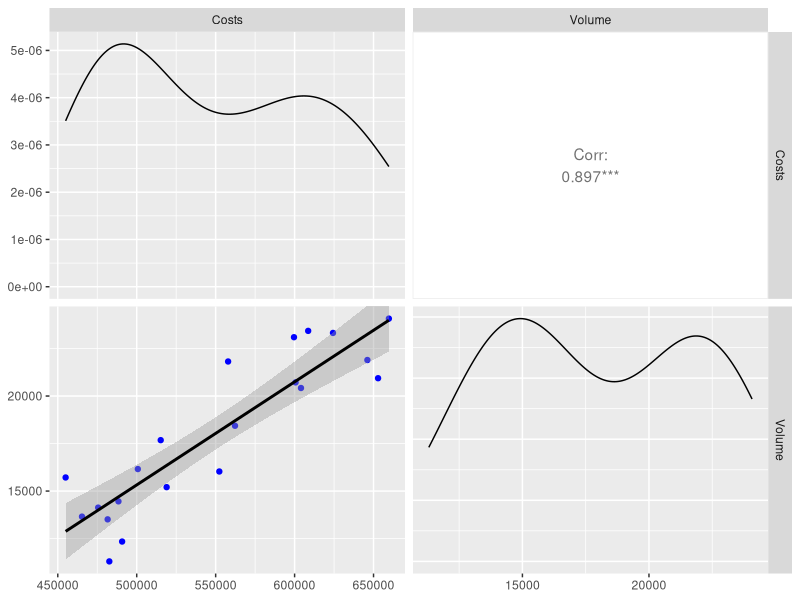
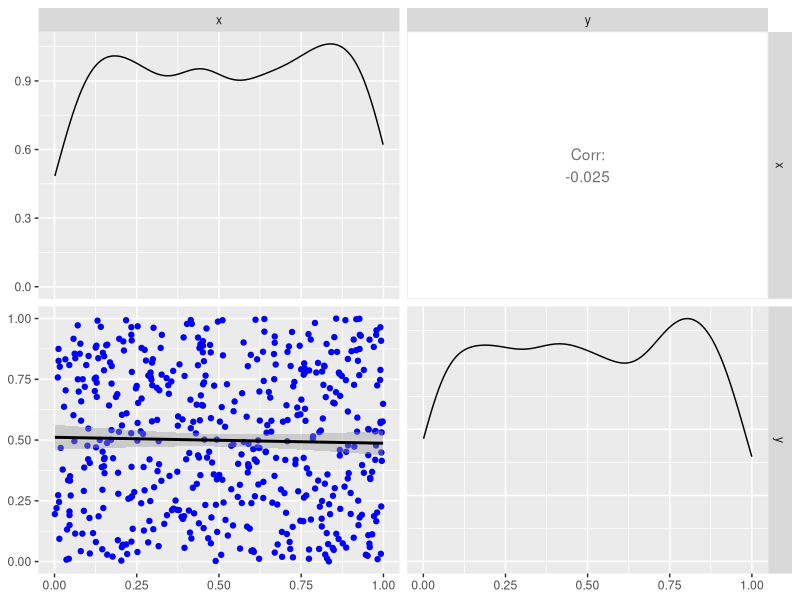
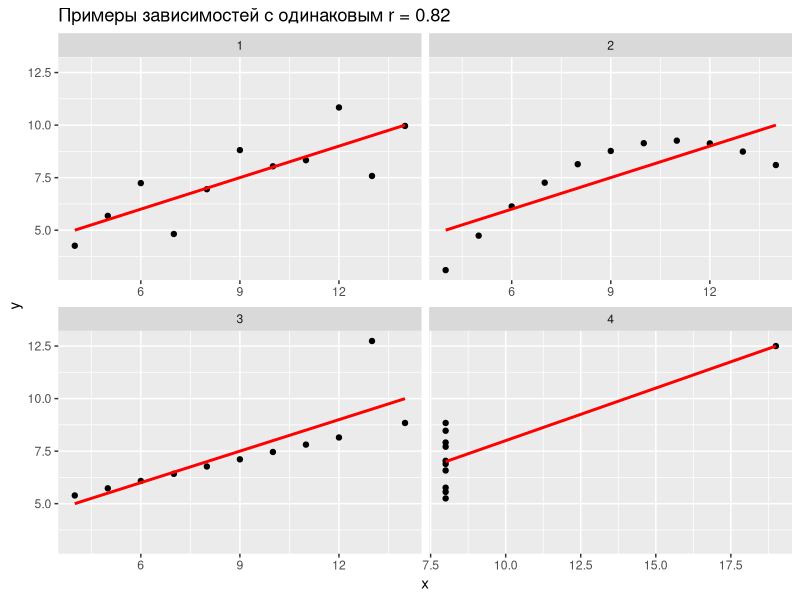

Generate these figures, in order, with R: (Note: this script raises an error after producing the figures.)
## ---- chunk 1
knitr::opts_chunk$set(echo = TRUE, warning = FALSE)
options(width = 100) # ширина текстового вывода
options(digits = 3) # число знаков после запятой в выводе 
## ---- chunk 2
library(readr) # считывание данных из текстовых файлов
library(tidyverse) # манипулирование данными 
library(ggplot2) # визуализация 
library(GGally) # построение матрицы диаграмм рассеяния 
library(ggfortify) # визуализация диагностических графиков
library(modelr) # вспомогательные функции для работы с моделями
library(broom) # преобразование результатов моделирования в табличный вид
library(readxl)
## ---- chunk 3
random_data50 <- read_xlsx('test_dataset.xlsx', sheet='50')
random_data500 <- read_xlsx('test_dataset.xlsx', sheet='500')
random_data5000 <- read_xlsx('test_dataset.xlsx', sheet='5000')
volume_costs <- read_xlsx('test_dataset.xlsx', sheet='vol_costs')
glimpse(random_data50) # Структура данных 
summary(random_data50) # Описательная статистика + проверка пропущенных значений 
## ---- chunk 4
m_rnd50 <- lm(y ~ x, data = random_data50) 
coef(m_rnd50) 
## ---- chunk 5
m_rnd500 <- lm(y ~ x, data = random_data500) 
coef(m_rnd500) 
## ---- chunk 6
m_rnd5000 <- lm(y ~ x, data = random_data5000) 
coef(m_rnd5000) 
## ---- chunk 7
m_volume_costs <- lm(Costs ~ Volume, data = volume_costs) 
coef(m_volume_costs) 
## ---- chunk 8
ggpairs(m_volume_costs, columns = c("Costs", "Volume"),  
        lower = list(continuous = wrap("smooth_lm", color = 'blue'))) # добавили тренд и покрасили точки 
## ---- chunk 9
ggpairs(m_rnd500, columns = c("x", "y"),  
        lower = list(continuous = wrap("smooth_lm", color = 'blue'))) # добавили тренд и покрасили точки 
## ---- chunk 10
# Для двух столбцов: 
cor(volume_costs$Volume, volume_costs$Costs)
#Для всех столбцов: 
options(digits = 3) # число знаков после запятой в выводе 
volume_costs %>% 
  cor() 
## ---- chunk 11
head(anscombe, 4) 
## ---- chunk 12

anscombe_tall <- anscombe %>%
 pivot_longer(everything(),
   names_to = c(".value", "case"),
   names_pattern = "(.)(.)"
 )
head(anscombe_tall, 30)
anscombe_tall2 <- anscombe_tall
## ---- chunk 13
anscombe_tall %>% group_by(case) %>% summarize(r = cor(x, y))
## ---- chunk 14
ggplot(data = anscombe_tall, mapping = aes(x, y)) + 
  geom_point() + 
  facet_wrap(~ case, ncol = 2, scales = 'free_x') + 
  geom_smooth(method = 'lm', se = F, color = 'red') +
  labs(title = "Примеры зависимостей с одинаковым r = 0.82")
## ---- chunk 15
with(volume_costs, cor.test(Volume, Costs))
## ---- chunk 16
with(random_data50, cor.test(x, y))
## ---- chunk 17
with(random_data5000, cor.test(x, y))
## ---- chunk 18

anscombe_tall_case2 <- anscombe_tall2 %>%
  filter (case == '2')
anscombe_tall_case1
## ---- chunk 19
with(anscombe_tall_case2, cor.test(x, y))
